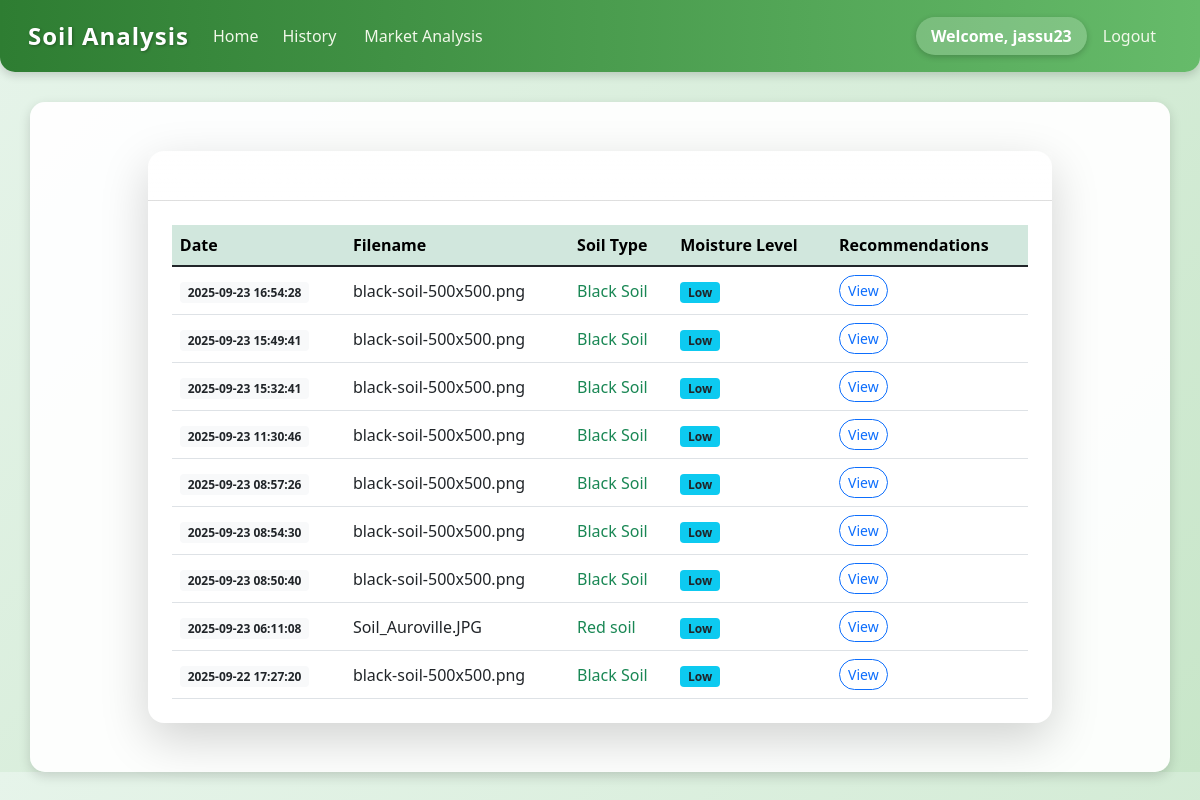
Screenshot of /history (signed in) with the database file from the repository.
### tables this page shows
CREATE TABLE history (
                id INTEGER PRIMARY KEY AUTOINCREMENT,
                user_id INTEGER NOT NULL,
                filename TEXT NOT NULL,
                soil_type TEXT NOT NULL,
                moisture_level TEXT NOT NULL,
                gemini_info TEXT NOT NULL,
                search_date TIMESTAMP DEFAULT CURRENT_TIMESTAMP,
                FOREIGN KEY (user_id) REFERENCES users (id)
            );

### app.py (the view)
@app.route('/history')
def history():
    if 'user_id' not in session:
        return redirect(url_for('login'))
    search_history = get_search_history(session['user_id'])
    return render_template('history.html', history=search_history, username=session.get('username'))

### app.py (called while the page is built)
def get_db():
    if 'db' not in g:
        g.db = sqlite3.connect(app.config['DATABASE'])
        g.db.row_factory = sqlite3.Row
    return g.db

def get_search_history(user_id):
    db = get_db()
    history = db.execute(
        'SELECT * FROM history WHERE user_id = ? ORDER BY search_date DESC',
        (user_id,)
    ).fetchall()
    return history

### templates/history.html (shortened to what this page needs)
{% extends "base.html" %}
{% block content %}
<div class="row justify-content-center my-4">
    <div class="col-lg-10">
        <div class="card shadow-lg border-0 rounded-4">
            <div class="card-header bg-gradient text-white rounded-top-4"
                 style="background: linear-gradient(135deg, #2e7d32, #66bb6a);">
                <h3 class="card-title mb-0">
                </h3>
            </div>
            <div class="card-body p-4">
                {% if history %}
                <div class="table-responsive">
                    <table class="table table-hover align-middle mb-0">
                        <thead class="table-success">
                            <tr>
                                <th>Date</th>
                                <th>Filename</th>
                                <th>Soil Type</th>
                                <th>Moisture Level</th>
                                <th>Recommendations</th>
                            </tr>
                        </thead>
                        <tbody>
                            {% for item in history %}
                            <tr>
                                <td><span class="badge bg-light text-dark">{{ item['search_date'] }}</span></td>
                                <td> {{ item['filename'] }}</td>
                                <td><span class="fw-semibold text-success">{{ item['soil_type'] }}</span></td>
                                <td>
                                    {% if item['moisture_level'] == "High" %}
                                        <span class="badge bg-danger">High</span>
                                    {% elif item['moisture_level'] == "Medium" %}
                                        <span class="badge bg-warning text-dark">Medium</span>
                                    {% else %}
                                        <span class="badge bg-info text-dark">Low</span>
                                    {% endif %}
                                </td>
                                <td>
                                    <button class="btn btn-sm btn-outline-primary rounded-pill toggle-btn" type="button"
                                            data-bs-toggle="collapse"
                                            data-bs-target="#details{{ item['id'] }}">
                                         View
                                    </button>
                                </td>
                            </tr>
                            {% endfor %}
                        </tbody>
                    </table>
                </div>
                {% endif %}
            </div>
        </div>
    </div>
</div>
{% endblock %}

### templates/base.html (style rules this page uses)
body { background: linear-gradient(135deg, #e6f4ea, #c8e6c9); font-family: 'Segoe UI', Tahoma, Geneva, Verdana, sans-serif; color: #2e2e2e; }

### templates/history.html (style rules this page uses)
.card { border-radius: 1rem; }

### rows the page displays
history: search_date "2025-09-23 16:54:28", filename "black-soil-500x500.png", soil_type "Black Soil", moisture_level "Low"
history: search_date "2025-09-23 15:49:41", filename "black-soil-500x500.png", soil_type "Black Soil", moisture_level "Low"
history: search_date "2025-09-23 15:32:41", filename "black-soil-500x500.png", soil_type "Black Soil", moisture_level "Low"
history: search_date "2025-09-23 11:30:46", filename "black-soil-500x500.png", soil_type "Black Soil", moisture_level "Low"
history: search_date "2025-09-23 08:57:26", filename "black-soil-500x500.png", soil_type "Black Soil", moisture_level "Low"
history: search_date "2025-09-23 08:54:30", filename "black-soil-500x500.png", soil_type "Black Soil", moisture_level "Low"
history: search_date "2025-09-23 08:50:40", filename "black-soil-500x500.png", soil_type "Black Soil", moisture_level "Low"
history: search_date "2025-09-23 06:11:08", filename "Soil_Auroville.JPG", soil_type "Red soil", moisture_level "Low"
history: search_date "2025-09-22 17:27:20", filename "black-soil-500x500.png", soil_type "Black Soil", moisture_level "Low"

### other values shown
{{ username }} "jassu23"
